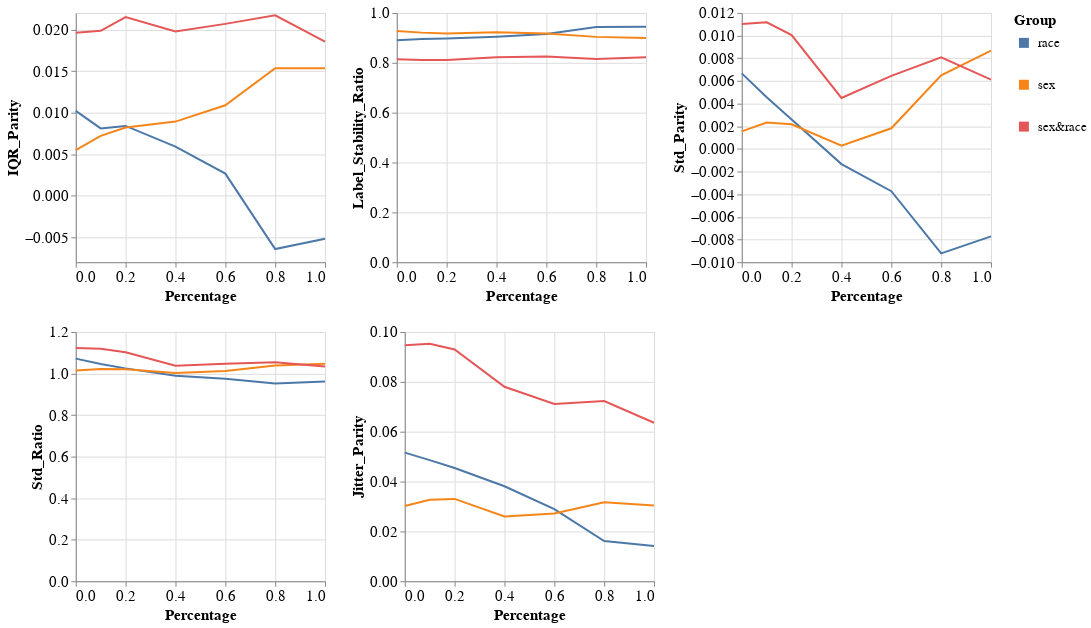

Notebook code cell kept with this figure:
### Markdown cell above
### Group metrics per dataset and model

### Code cell
visualizer.create_groups_grid_pct_lines_plot(model_name=MODEL_NAMES[0],
                                             target_preprocessing_technique=PREPROCESSING_TECHNIQUES[0],
                                             group_metrics_type='variance')

### Figure 1 — Vega-Lite specification as saved in the notebook (floating-point values rounded to 4 significant figures)
{"config": {"view": {"continuousWidth": 400, "continuousHeight": 300}, "axis": {"labelFontSize": 15, "titleFontSize": 15}, "legend": {"labelFontSize": 13, "symbolStrokeWidth": 10, "titleFontSize": 15}}, "vconcat": [{"hconcat": [{"mark": "line", "encoding": {"color": {"field": "Group", "type": "nominal"}, "x": {"field": "Percentage", "type": "quantitative"}, "y": {"field": "Metric_Value", "title": "IQR_Parity", "type": "quantitative"}}, "height": 250, "width": 250}, {"data": {"name": "data-5665b7e1285b1c3bf8a61a36b95d8300"}, "mark": "line", "encoding": {"color": {"field": "Group", "type": "nominal"}, "x": {"field": "Percentage", "type": "quantitative"}, "y": {"field": "Metric_Value", "title": "Label_Stability_Ratio", "type": "quantitative"}}, "height": 250, "width": 250}, {"data": {"name": "data-32258015fc69b76f48c3549fa99f30bb"}, "mark": "line", "encoding": {"color": {"field": "Group", "type": "nominal"}, "x": {"field": "Percentage", "type": "quantitative"}, "y": {"field": "Metric_Value", "title": "Std_Parity", "type": "quantitative"}}, "height": 250, "width": 250}]}, {"hconcat": [{"mark": "line", "encoding": {"color": {"field": "Group", "type": "nominal"}, "x": {"field": "Percentage", "type": "quantitative"}, "y": {"field": "Metric_Value", "title": "Std_Ratio", "type": "quantitative"}}, "height": 250, "width": 250}, {"data": {"name": "data-ee9ec2279f9f8b4be1f39555098c4e15"}, "mark": "line", "encoding": {"color": {"field": "Group", "type": "nominal"}, "x": {"field": "Percentage", "type": "quantitative"}, "y": {"field": "Metric_Value", "title": "Jitter_Parity", "type": "quantitative"}}, "height": 250, "width": 250}], "data": {"name": "data-abb455b48d0e22d806cbbd87635329c9"}}], "data": {"name": "data-663d3e082450d8bd410fd167a4e0a247"}, "$schema": "https://vega.github.io/schema/vega-lite/v4.17.0.json", "datasets": {"data-663d3e082450d8bd410fd167a4e0a247": [{"Model_Name": "DecisionTreeClassifier", "Metric": "IQR_Parity", "Group": "race", "Metric_Value": 0.01021, "Percentage": 0.0}, {"Model_Name": "DecisionTreeClassifier", "Metric": "IQR_Parity", "Group": "sex", "Metric_Value": 0.005502, "Percentage": 0.0}, {"Model_Name": "DecisionTreeClassifier", "Metric": "IQR_Parity", "Group": "sex&race", "Metric_Value": 0.01962, "Percentage": 0.0}, {"Model_Name": "DecisionTreeClassifier", "Metric": "IQR_Parity", "Group": "race", "Metric_Value": 0.008105, "Percentage": 0.1}, {"Model_Name": "DecisionTreeClassifier", "Metric": "IQR_Parity", "Group": "sex", "Metric_Value": 0.007205, "Percentage": 0.1}, {"Model_Name": "DecisionTreeClassifier", "Metric": "IQR_Parity", "Group": "sex&race", "Metric_Value": 0.01985, "Percentage": 0.1}, {"Model_Name": "DecisionTreeClassifier", "Metric": "IQR_Parity", "Group": "race", "Metric_Value": 0.008403, "Percentage": 0.2}, {"Model_Name": "DecisionTreeClassifier", "Metric": "IQR_Parity", "Group": "sex", "Metric_Value": 0.008214, "Percentage": 0.2}, {"Model_Name": "DecisionTreeClassifier", "Metric": "IQR_Parity", "Group": "sex&race", "Metric_Value": 0.0215, "Percentage": 0.2}, {"Model_Name": "DecisionTreeClassifier", "Metric": "IQR_Parity", "Group": "race", "Metric_Value": 0.005907, "Percentage": 0.4}, {"Model_Name": "DecisionTreeClassifier", "Metric": "IQR_Parity", "Group": "sex", "Metric_Value": 0.008926, "Percentage": 0.4}, {"Model_Name": "DecisionTreeClassifier", "Metric": "IQR_Parity", "Group": "sex&race", "Metric_Value": 0.01977, "Percentage": 0.4}, {"Model_Name": "DecisionTreeClassifier", "Metric": "IQR_Parity", "Group": "race", "Metric_Value": 0.002666, "Percentage": 0.6}, {"Model_Name": "DecisionTreeClassifier", "Metric": "IQR_Parity", "Group": "sex", "Metric_Value": 0.01089, "Percentage": 0.6}, {"Model_Name": "DecisionTreeClassifier", "Metric": "IQR_Parity", "Group": "sex&race", "Metric_Value": 0.02069, "Percentage": 0.6}, {"Model_Name": "DecisionTreeClassifier", "Metric": "IQR_Parity", "Group": "race", "Metric_Value": -0.006414, "Percentage": 0.8}, {"Model_Name": "DecisionTreeClassifier", "Metric": "IQR_Parity", "Group": "sex", "Metric_Value": 0.01536, "Percentage": 0.8}, {"Model_Name": "DecisionTreeClassifier", "Metric": "IQR_Parity", "Group": "sex&race", "Metric_Value": 0.02171, "Percentage": 0.8}, {"Model_Name": "DecisionTreeClassifier", "Metric": "IQR_Parity", "Group": "race", "Metric_Value": -0.005173, "Percentage": 1.0}, {"Model_Name": "DecisionTreeClassifier", "Metric": "IQR_Parity", "Group": "sex", "Metric_Value": 0.01533, "Percentage": 1.0}, {"Model_Name": "DecisionTreeClassifier", "Metric": "IQR_Parity", "Group": "sex&race", "Metric_Value": 0.01856, "Percentage": 1.0}], "data-5665b7e1285b1c3bf8a61a36b95d8300": [{"Model_Name": "DecisionTreeClassifier", "Metric": "Label_Stability_Ratio", "Group": "race", "Metric_Value": 0.8904, "Percentage": 0.0}, {"Model_Name": "DecisionTreeClassifier", "Metric": "Label_Stability_Ratio", "Group": "sex", "Metric_Value": 0.9278, "Percentage": 0.0}, {"Model_Name": "DecisionTreeClassifier", "Metric": "Label_Stability_Ratio", "Group": "sex&race", "Metric_Value": 0.8146, "Percentage": 0.0}, {"Model_Name": "DecisionTreeClassifier", "Metric": "Label_Stability_Ratio", "Group": "race", "Metric_Value": 0.8951, "Percentage": 0.1}, {"Model_Name": "DecisionTreeClassifier", "Metric": "Label_Stability_Ratio", "Group": "sex", "Metric_Value": 0.9211, "Percentage": 0.1}, {"Model_Name": "DecisionTreeClassifier", "Metric": "Label_Stability_Ratio", "Group": "sex&race", "Metric_Value": 0.8115, "Percentage": 0.1}, {"Model_Name": "DecisionTreeClassifier", "Metric": "Label_Stability_Ratio", "Group": "race", "Metric_Value": 0.8971, "Percentage": 0.2}, {"Model_Name": "DecisionTreeClassifier", "Metric": "Label_Stability_Ratio", "Group": "sex", "Metric_Value": 0.9178, "Percentage": 0.2}, {"Model_Name": "DecisionTreeClassifier", "Metric": "Label_Stability_Ratio", "Group": "sex&race", "Metric_Value": 0.8108, "Percentage": 0.2}, {"Model_Name": "DecisionTreeClassifier", "Metric": "Label_Stability_Ratio", "Group": "race", "Metric_Value": 0.9049, "Percentage": 0.4}, {"Model_Name": "DecisionTreeClassifier", "Metric": "Label_Stability_Ratio", "Group": "sex", "Metric_Value": 0.9227, "Percentage": 0.4}, {"Model_Name": "DecisionTreeClassifier", "Metric": "Label_Stability_Ratio", "Group": "sex&race", "Metric_Value": 0.822, "Percentage": 0.4}, {"Model_Name": "DecisionTreeClassifier", "Metric": "Label_Stability_Ratio", "Group": "race", "Metric_Value": 0.9154, "Percentage": 0.6}, {"Model_Name": "DecisionTreeClassifier", "Metric": "Label_Stability_Ratio", "Group": "sex", "Metric_Value": 0.9174, "Percentage": 0.6}, {"Model_Name": "DecisionTreeClassifier", "Metric": "Label_Stability_Ratio", "Group": "sex&race", "Metric_Value": 0.8252, "Percentage": 0.6}, {"Model_Name": "DecisionTreeClassifier", "Metric": "Label_Stability_Ratio", "Group": "race", "Metric_Value": 0.9438, "Percentage": 0.8}, {"Model_Name": "DecisionTreeClassifier", "Metric": "Label_Stability_Ratio", "Group": "sex", "Metric_Value": 0.9041, "Percentage": 0.8}, {"Model_Name": "DecisionTreeClassifier", "Metric": "Label_Stability_Ratio", "Group": "sex&race", "Metric_Value": 0.815, "Percentage": 0.8}, {"Model_Name": "DecisionTreeClassifier", "Metric": "Label_Stability_Ratio", "Group": "race", "Metric_Value": 0.9442, "Percentage": 1.0}, {"Model_Name": "DecisionTreeClassifier", "Metric": "Label_Stability_Ratio", "Group": "sex", "Metric_Value": 0.8999, "Percentage": 1.0}, {"Model_Name": "DecisionTreeClassifier", "Metric": "Label_Stability_Ratio", "Group": "sex&race", "Metric_Value": 0.8219, "Percentage": 1.0}], "data-32258015fc69b76f48c3549fa99f30bb": [{"Model_Name": "DecisionTreeClassifier", "Metric": "Std_Parity", "Group": "race", "Metric_Value": 0.006668, "Percentage": 0.0}, {"Model_Name": "DecisionTreeClassifier", "Metric": "Std_Parity", "Group": "sex", "Metric_Value": 0.001549, "Percentage": 0.0}, {"Model_Name": "DecisionTreeClassifier", "Metric": "Std_Parity", "Group": "sex&race", "Metric_Value": 0.01103, "Percentage": 0.0}, {"Model_Name": "DecisionTreeClassifier", "Metric": "Std_Parity", "Group": "race", "Metric_Value": 0.004555, "Percentage": 0.1}, {"Model_Name": "DecisionTreeClassifier", "Metric": "Std_Parity", "Group": "sex", "Metric_Value": 0.002323, "Percentage": 0.1}, {"Model_Name": "DecisionTreeClassifier", "Metric": "Std_Parity", "Group": "sex&race", "Metric_Value": 0.01118, "Percentage": 0.1}, {"Model_Name": "DecisionTreeClassifier", "Metric": "Std_Parity", "Group": "race", "Metric_Value": 0.002606, "Percentage": 0.2}, {"Model_Name": "DecisionTreeClassifier", "Metric": "Std_Parity", "Group": "sex", "Metric_Value": 0.00217, "Percentage": 0.2}, {"Model_Name": "DecisionTreeClassifier", "Metric": "Std_Parity", "Group": "sex&race", "Metric_Value": 0.01004, "Percentage": 0.2}, {"Model_Name": "DecisionTreeClassifier", "Metric": "Std_Parity", "Group": "race", "Metric_Value": -0.001337, "Percentage": 0.4}, {"Model_Name": "DecisionTreeClassifier", "Metric": "Std_Parity", "Group": "sex", "Metric_Value": 0.0002905, "Percentage": 0.4}, {"Model_Name": "DecisionTreeClassifier", "Metric": "Std_Parity", "Group": "sex&race", "Metric_Value": 0.004495, "Percentage": 0.4}, {"Model_Name": "DecisionTreeClassifier", "Metric": "Std_Parity", "Group": "race", "Metric_Value": -0.003732, "Percentage": 0.6}, {"Model_Name": "DecisionTreeClassifier", "Metric": "Std_Parity", "Group": "sex", "Metric_Value": 0.001821, "Percentage": 0.6}, {"Model_Name": "DecisionTreeClassifier", "Metric": "Std_Parity", "Group": "sex&race", "Metric_Value": 0.006446, "Percentage": 0.6}, {"Model_Name": "DecisionTreeClassifier", "Metric": "Std_Parity", "Group": "race", "Metric_Value": -0.009226, "Percentage": 0.8}, {"Model_Name": "DecisionTreeClassifier", "Metric": "Std_Parity", "Group": "sex", "Metric_Value": 0.006495, "Percentage": 0.8}, {"Model_Name": "DecisionTreeClassifier", "Metric": "Std_Parity", "Group": "sex&race", "Metric_Value": 0.008076, "Percentage": 0.8}, {"Model_Name": "DecisionTreeClassifier", "Metric": "Std_Parity", "Group": "race", "Metric_Value": -0.007717, "Percentage": 1.0}, {"Model_Name": "DecisionTreeClassifier", "Metric": "Std_Parity", "Group": "sex", "Metric_Value": 0.008685, "Percentage": 1.0}, {"Model_Name": "DecisionTreeClassifier", "Metric": "Std_Parity", "Group": "sex&race", "Metric_Value": 0.006119, "Percentage": 1.0}], "data-abb455b48d0e22d806cbbd87635329c9": [{"Model_Name": "DecisionTreeClassifier", "Metric": "Std_Ratio", "Group": "race", "Metric_Value": 1.072, "Percentage": 0.0}, {"Model_Name": "DecisionTreeClassifier", "Metric": "Std_Ratio", "Group": "sex", "Metric_Value": 1.015, "Percentage": 0.0}, {"Model_Name": "DecisionTreeClassifier", "Metric": "Std_Ratio", "Group": "sex&race", "Metric_Value": 1.123, "Percentage": 0.0}, {"Model_Name": "DecisionTreeClassifier", "Metric": "Std_Ratio", "Group": "race", "Metric_Value": 1.046, "Percentage": 0.1}, {"Model_Name": "DecisionTreeClassifier", "Metric": "Std_Ratio", "Group": "sex", "Metric_Value": 1.022, "Percentage": 0.1}, {"Model_Name": "DecisionTreeClassifier", "Metric": "Std_Ratio", "Group": "sex&race", "Metric_Value": 1.12, "Percentage": 0.1}, {"Model_Name": "DecisionTreeClassifier", "Metric": "Std_Ratio", "Group": "race", "Metric_Value": 1.025, "Percentage": 0.2}, {"Model_Name": "DecisionTreeClassifier", "Metric": "Std_Ratio", "Group": "sex", "Metric_Value": 1.021, "Percentage": 0.2}, {"Model_Name": "DecisionTreeClassifier", "Metric": "Std_Ratio", "Group": "sex&race", "Metric_Value": 1.102, "Percentage": 0.2}, {"Model_Name": "DecisionTreeClassifier", "Metric": "Std_Ratio", "Group": "race", "Metric_Value": 0.9898, "Percentage": 0.4}, {"Model_Name": "DecisionTreeClassifier", "Metric": "Std_Ratio", "Group": "sex", "Metric_Value": 1.003, "Percentage": 0.4}, {"Model_Name": "DecisionTreeClassifier", "Metric": "Std_Ratio", "Group": "sex&race", "Metric_Value": 1.038, "Percentage": 0.4}, {"Model_Name": "DecisionTreeClassifier", "Metric": "Std_Ratio", "Group": "race", "Metric_Value": 0.9751, "Percentage": 0.6}, {"Model_Name": "DecisionTreeClassifier", "Metric": "Std_Ratio", "Group": "sex", "Metric_Value": 1.012, "Percentage": 0.6}, {"Model_Name": "DecisionTreeClassifier", "Metric": "Std_Ratio", "Group": "sex&race", "Metric_Value": 1.047, "Percentage": 0.6}, {"Model_Name": "DecisionTreeClassifier", "Metric": "Std_Ratio", "Group": "race", "Metric_Value": 0.9523, "Percentage": 0.8}, {"Model_Name": "DecisionTreeClassifier", "Metric": "Std_Ratio", "Group": "sex", "Metric_Value": 1.039, "Percentage": 0.8}, {"Model_Name": "DecisionTreeClassifier", "Metric": "Std_Ratio", "Group": "sex&race", "Metric_Value": 1.054, "Percentage": 0.8}, {"Model_Name": "DecisionTreeClassifier", "Metric": "Std_Ratio", "Group": "race", "Metric_Value": 0.9622, "Percentage": 1.0}, {"Model_Name": "DecisionTreeClassifier", "Metric": "Std_Ratio", "Group": "sex", "Metric_Value": 1.047, "Percentage": 1.0}, {"Model_Name": "DecisionTreeClassifier", "Metric": "Std_Ratio", "Group": "sex&race", "Metric_Value": 1.034, "Percentage": 1.0}], "data-ee9ec2279f9f8b4be1f39555098c4e15": [{"Model_Name": "DecisionTreeClassifier", "Metric": "Jitter_Parity", "Group": "race", "Metric_Value": 0.05161, "Percentage": 0.0}, {"Model_Name": "DecisionTreeClassifier", "Metric": "Jitter_Parity", "Group": "sex", "Metric_Value": 0.03018, "Percentage": 0.0}, {"Model_Name": "DecisionTreeClassifier", "Metric": "Jitter_Parity", "Group": "sex&race", "Metric_Value": 0.09469, "Percentage": 0.0}, {"Model_Name": "DecisionTreeClassifier", "Metric": "Jitter_Parity", "Group": "race", "Metric_Value": 0.04859, "Percentage": 0.1}, {"Model_Name": "DecisionTreeClassifier", "Metric": "Jitter_Parity", "Group": "sex", "Metric_Value": 0.03267, "Percentage": 0.1}, {"Model_Name": "DecisionTreeClassifier", "Metric": "Jitter_Parity", "Group": "sex&race", "Metric_Value": 0.09525, "Percentage": 0.1}, {"Model_Name": "DecisionTreeClassifier", "Metric": "Jitter_Parity", "Group": "race", "Metric_Value": 0.04545, "Percentage": 0.2}, {"Model_Name": "DecisionTreeClassifier", "Metric": "Jitter_Parity", "Group": "sex", "Metric_Value": 0.03303, "Percentage": 0.2}, {"Model_Name": "DecisionTreeClassifier", "Metric": "Jitter_Parity", "Group": "sex&race", "Metric_Value": 0.093, "Percentage": 0.2}, {"Model_Name": "DecisionTreeClassifier", "Metric": "Jitter_Parity", "Group": "race", "Metric_Value": 0.0381, "Percentage": 0.4}, {"Model_Name": "DecisionTreeClassifier", "Metric": "Jitter_Parity", "Group": "sex", "Metric_Value": 0.02596, "Percentage": 0.4}, {"Model_Name": "DecisionTreeClassifier", "Metric": "Jitter_Parity", "Group": "sex&race", "Metric_Value": 0.07804, "Percentage": 0.4}, {"Model_Name": "DecisionTreeClassifier", "Metric": "Jitter_Parity", "Group": "race", "Metric_Value": 0.02893, "Percentage": 0.6}, {"Model_Name": "DecisionTreeClassifier", "Metric": "Jitter_Parity", "Group": "sex", "Metric_Value": 0.02717, "Percentage": 0.6}, {"Model_Name": "DecisionTreeClassifier", "Metric": "Jitter_Parity", "Group": "sex&race", "Metric_Value": 0.07114, "Percentage": 0.6}, {"Model_Name": "DecisionTreeClassifier", "Metric": "Jitter_Parity", "Group": "race", "Metric_Value": 0.01614, "Percentage": 0.8}, {"Model_Name": "DecisionTreeClassifier", "Metric": "Jitter_Parity", "Group": "sex", "Metric_Value": 0.03166, "Percentage": 0.8}, {"Model_Name": "DecisionTreeClassifier", "Metric": "Jitter_Parity", "Group": "sex&race", "Metric_Value": 0.07229, "Percentage": 0.8}, {"Model_Name": "DecisionTreeClassifier", "Metric": "Jitter_Parity", "Group": "race", "Metric_Value": 0.01417, "Percentage": 1.0}, {"Model_Name": "DecisionTreeClassifier", "Metric": "Jitter_Parity", "Group": "sex", "Metric_Value": 0.03038, "Percentage": 1.0}, {"Model_Name": "DecisionTreeClassifier", "Metric": "Jitter_Parity", "Group": "sex&race", "Metric_Value": 0.06359, "Percentage": 1.0}]}}
